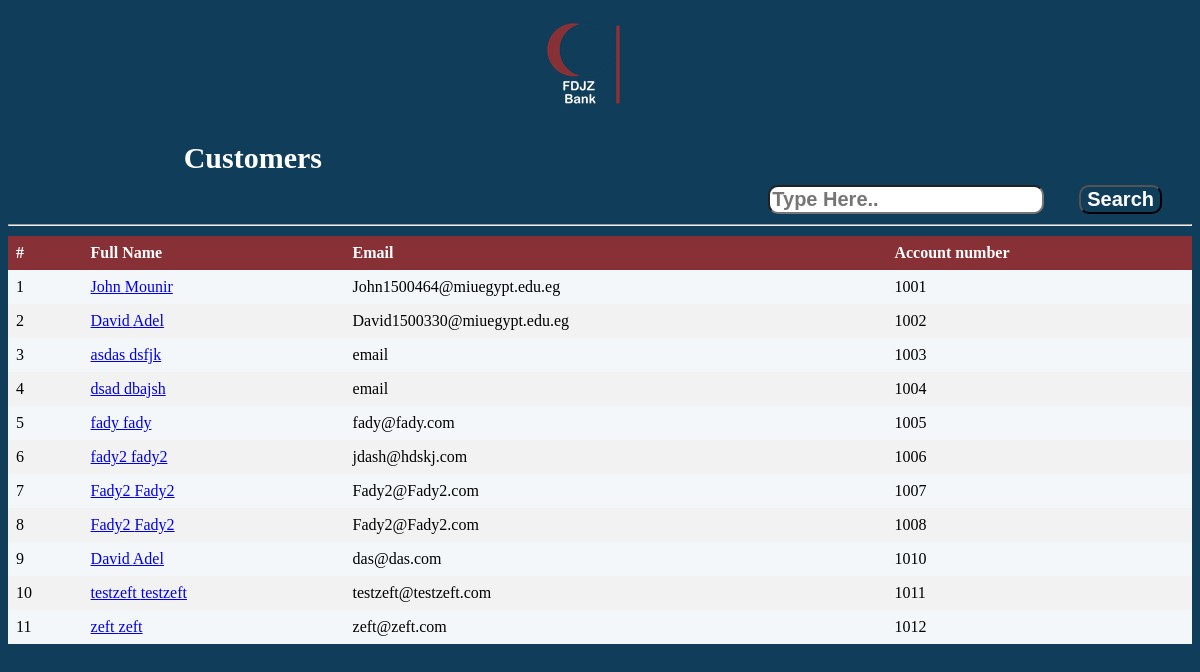
The page /Worker/php/Showusers.php (signed in) on the database its author committed.
### tables this page shows
CREATE TABLE IF NOT EXISTS `customer_account` (
  `ID` int(11) NOT NULL AUTO_INCREMENT,
  `FNAME` varchar(50) DEFAULT NULL,
  `LNAME` varchar(50) DEFAULT NULL,
  `PersonalID` varchar(14) DEFAULT NULL,
  `Address` varchar(100) DEFAULT NULL,
  `MobileNumber` varchar(11) DEFAULT NULL,
  `Email` varchar(200) DEFAULT NULL,
  `DateOfBirth` date DEFAULT NULL,
  `WorkerID` int(11) NOT NULL,
  `DateAdded` datetime NOT NULL,
  PRIMARY KEY (`ID`),
  KEY `FK8` (`WorkerID`)
);

### Worker/ClassesGedida/dbconnect.php (called while the page is built, shortened)
<?php
  class dbconnect
  {
      private $servername;
      private $username;
      private $password;
      private $db;
      private $con;
      function __construct()
      {
          $this->servername = "localhost";
          $this->username = "root";
          $this->password = "";
          $this->db = "FDJZ";
          $this->con = $this->Connect();
      }
      function connect()
      {
          $this->con = mysqli_connect($this->servername, $this->username, $this->password, $this->db);
          if ($this -> con ->connect_error)
          {
              die("Failed to connect: " .$this->con->connect_error);
          }
          else
          {
              return $this->con;
          }
      }
      function executesql($sql)
      {
        $result = mysqli_query($this->con, $sql);
        if($result == TRUE)
              {
          return $result;
        }
        else
              {
          echo "Error executing SQL statement: " .$this->con->error;
        }
      }
  }
?>

### Worker/ClassesGedida/WorkerAdminCommon.php (the view, shortened to what this page needs)
<?php
  class WorkerAdminCommon extends User{
    function showAllCustomers(){
      $db = new dbconnect;
      $db->connect();
      $sql = "SELECT `FName`, `LName`, `Email`, `id`
              FROM `customer_account`
              ";
      $result = $db->executesql($sql);
      $counter = 1;
      foreach($result as $row){
          echo'<tr>';
          echo'<td>'.$counter++.'</td>';
          echo'<td><a href="Usersreport.php?id='.$row['id'].'">'.$row['FName']." ".$row['LName'].'</a></td>';
          echo'<td>'.$row['Email'].'</td>';
          echo'<td>'.$row['id'].'</td>';
          echo'</tr>';
      }
    }
  }
?>

### Worker/css/showusers.css (style rules this page uses)
body { background-color:#103D59; }
th, td { text-align: left; padding: 8px; }
tr:nth-child(even) { background-color: #f2f2f2 }

### rows shown on the page
customer_account: FNAME "John", LNAME "Mounir", Email "John1500464@miuegypt.edu.eg", ID "1001"
customer_account: FNAME "David", LNAME "Adel", Email "David1500330@miuegypt.edu.eg", ID "1002"
customer_account: FNAME "asdas", LNAME "dsfjk", Email "email", ID "1003"
customer_account: FNAME "dsad", LNAME "dbajsh", Email "email", ID "1004"
customer_account: FNAME "fady", LNAME "fady", Email "fady@fady.com", ID "1005"
customer_account: FNAME "fady2", LNAME "fady2", Email "jdash@hdskj.com", ID "1006"
customer_account: FNAME "Fady2", LNAME "Fady2", Email "Fady2@Fady2.com", ID "1007"
customer_account: FNAME "Fady2", LNAME "Fady2", Email "Fady2@Fady2.com", ID "1008"
customer_account: FNAME "David", LNAME "Adel", Email "das@das.com", ID "1010"
customer_account: FNAME "testzeft", LNAME "testzeft", Email "testzeft@testzeft.com", ID "1011"
customer_account: FNAME "zeft", LNAME "zeft", Email "zeft@zeft.com", ID "1012"
